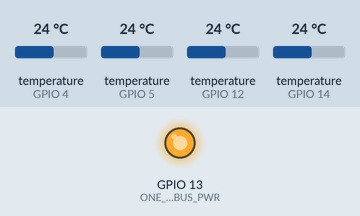
Recording of a sketch running on a simulated ESP8266 (NodeMCU). Shown: output pins drawn as LEDs (lit = HIGH). The inputs (shaded band) are chosen by the test bench; at power-on: temperature (sensors on GPIO 4, GPIO 5, GPIO 12, GPIO 14) 24 °C. WiFi joins after 1.5 s; servers stay silent unless stated; no MQTT or app messages arrive unless stated; what the sketch prints to the serial monitor is not drawn. At 7.8 s the program puts the board to deep sleep or switches it off; the recording ends there.

Above: at 2.7 s.
At 7.2 s:
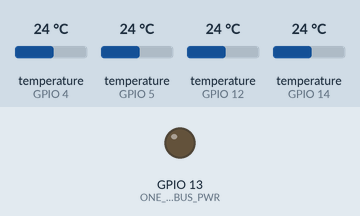
Timing chart, 0 to 7.8 s (numbered marks = the images above):
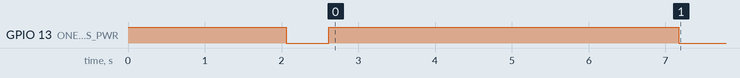

Measured:
- by itself, GPIO 13 (ONE_WIRE_BUS_PWR): HIGH → LOW at 2.1 s, → HIGH 0.55 s later, → LOW 4.6 s later

The sketch:

ESP8266MQTT_DS18B20_RaisedBed.ino
```cpp
/*
 Sketch which publishes temperature data from a DS1820 sensor to a MQTT topic.
 This sketch goes in deep sleep mode once the temperature has been sent to the MQTT
 topic and wakes up periodically (configure SLEEP_DELAY_IN_SECONDS accordingly).
 Hookup guide:
 - connect D0 pin to RST pin in order to enable the ESP8266 to wake up periodically
 - DS18B20:
     + connect VCC (3.3V) to the appropriate DS18B20 pin (VDD)
     + connect GND to the appopriate DS18B20 pin (GND)
     + connect D4 to the DS18B20 data pin (DQ)
     + connect a 4.7K resistor between DQ and VCC.
*/

#include <ESP8266WiFi.h>
#include <PubSubClient.h>
#include <OneWire.h>
#include <DallasTemperature.h>
//#include <Streaming.h>

#define SLEEP_DELAY_IN_SECONDS            1200   //20 minutes
#define ONE_WIRE_BUS_NorthFace            5      // DS18B20 pin GPIO5
#define ONE_WIRE_BUS_SouthFace            4      // DS18B20 pin GPIO4
#define ONE_WIRE_BUS_DirtSouth            12      // DS18B20 pin GPIO12
#define ONE_WIRE_BUS_DirtNorth            14      // DS18B20 pin GPIO14
#define ONE_WIRE_BUS_PWR                  13      // DS18B20 pin GPIO13

#define DS18B20_PWR_ON                digitalWrite(ONE_WIRE_BUS_PWR, HIGH);

const char* ssid = "";//
const char* password = "";//

const char* mqtt_server = "192.168.1.44";
const char* mqtt_username = "";
const char* mqtt_password = "";
const char* mqtt_topic = "/dev/esp_gh01CementBed/Out/tempC";

WiFiClient espClient;
PubSubClient client(espClient);

OneWire oneWireNorthFace(ONE_WIRE_BUS_NorthFace);
OneWire oneWireSouthFace(ONE_WIRE_BUS_SouthFace);
OneWire oneWireDirtSouth(ONE_WIRE_BUS_DirtSouth);
OneWire oneWireDirtNorth(ONE_WIRE_BUS_DirtNorth);
//OneWire oneWire5(D4);
//OneWire oneWire6(15);

DallasTemperature DS18B20NorthFace(&oneWireNorthFace);
DallasTemperature DS18B20SouthFace(&oneWireSouthFace);
DallasTemperature DS18B20DirtSouth(&oneWireDirtSouth);
DallasTemperature DS18B20DirtNorth(&oneWireDirtNorth);

void DS18B20_PWR(unsigned int pwr){
  digitalWrite(ONE_WIRE_BUS_PWR, pwr);
  delay(500); //wait .5 second to let them power up
}

void setup() {
  // setup serial port
  Serial.begin(74880);
  pinMode(ONE_WIRE_BUS_PWR, OUTPUT);

  DS18B20_PWR(HIGH);


  // setup WiFi
  setup_wifi();
  client.setServer(mqtt_server, 1883);
  client.setCallback(callback);

  // setup OneWire bus
  DS18B20NorthFace.begin();
  DS18B20SouthFace.begin();
  DS18B20DirtSouth.begin();
  DS18B20DirtNorth.begin();
  DS18B20_PWR(LOW);

}

void setup_wifi() {

  // We start by connecting to a WiFi network
  Serial.println();
  Serial.print("Connecting to ");
  Serial.println(ssid);

  //WiFi.persistent(false);

  WiFi.begin(ssid, password);

  while (WiFi.status() != WL_CONNECTED) {
    delay(500);
    Serial.print(".");
  }

  Serial.println("");
  Serial.println("WiFi connected");
  Serial.println("IP address: ");
  Serial.println(WiFi.localIP());
}

void callback(char* topic, byte* payload, unsigned int length) {
  Serial.print("Message arrived [");
  Serial.print(topic);
  Serial.print("] ");
  for (int i = 0; i < length; i++) {
    Serial.print((char)payload[i]);
  }
  Serial.println();
}

void reconnect() {
  // Loop until we're reconnected
  while (!client.connected()) {
    Serial.print("Attempting MQTT connection...");
    // Attempt to connect
    if (client.connect("ESP8266Client", mqtt_username, mqtt_password)) {
      Serial.println("connected");
    } else {
      Serial.print("failed, rc=");
      Serial.print(client.state());
      Serial.println(" try again in 5 seconds");
      // Wait 5 seconds before retrying
      delay(5000);
    }
  }
}

int getNumberOfDevices(){
  return DS18B20NorthFace.getDeviceCount();
}
float getTemperature(DallasTemperature *DS18B20) {
  Serial.print("Requesting DS18B20 temperature...\n");
 // Serial.print("Devices: " + String(DS18B20NorthFace.getDeviceCount()) +"\n");

  float temp;
  //do {
    DS18B20->requestTemperatures();

    temp = DS18B20->getTempCByIndex(0);
 //   delay(100);
 // } while (temp == 85.0 || temp == (-127.0));
  return temp;
}

String CreateMQTTSensorMessage(){

  DS18B20_PWR(HIGH);
  delay(1000);

  char temperatureString[6];
  String message="";

  message +="{\n";
  message +="\"device\":\"esp8266_greenhouseCementBed\"\n";
  float temperature = getTemperature(&DS18B20NorthFace);
  // convert temperature to a string with two digits before the comma and 2 digits for precision
  dtostrf(temperature, 2, 2, temperatureString);
  message +="\"NorthFace\":"+String(temperatureString)+"\n";

   temperature = getTemperature(&DS18B20SouthFace);
  // convert temperature to a string with two digits before the comma and 2 digits for precision
  dtostrf(temperature, 2, 2, temperatureString);
  message +="\"SouthFace\":"+ String(temperatureString)+"\n";

  temperature = getTemperature(&DS18B20DirtNorth);
  // convert temperature to a string with two digits before the comma and 2 digits for precision
  dtostrf(temperature, 2, 2, temperatureString);
  message +="\"DirtNorth\":"+ String(temperatureString)+"\n";

  temperature = getTemperature(&DS18B20DirtSouth);
  // convert temperature to a string with two digits before the comma and 2 digits for precision
  dtostrf(temperature, 2, 2, temperatureString);
  message +="\"DirtSouth\":"+ String(temperatureString)+"\n";

  message +="}\n";

  DS18B20_PWR(LOW);

  return message;
}

void loop() {
  if (!client.connected()) {
    reconnect();
  }
  client.loop();

  String message=CreateMQTTSensorMessage();

  // send temperature to the MQTT topic
  char charBuf[128];
  message.toCharArray(charBuf, message.length()) ;

  client.publish(mqtt_topic,charBuf);

  // send temperature to the serial console
  Serial.print("Sending temperature: \n" + String(charBuf)+"\n");

  Serial.print( "Closing MQTT connection...\n");
  client.disconnect();

 Serial.print("Closing WiFi connection...\n");
  WiFi.disconnect();

  delay(100);

  Serial.print("Entering deep sleep mode for "+String(SLEEP_DELAY_IN_SECONDS)+" seconds...");
  ESP.deepSleep(SLEEP_DELAY_IN_SECONDS * 1000000, WAKE_RF_DEFAULT);
  //ESP.deepSleep(10 * 1000, WAKE_NO_RFCAL);
  delay(500);   // wait for deep sleep to happen
}
```
